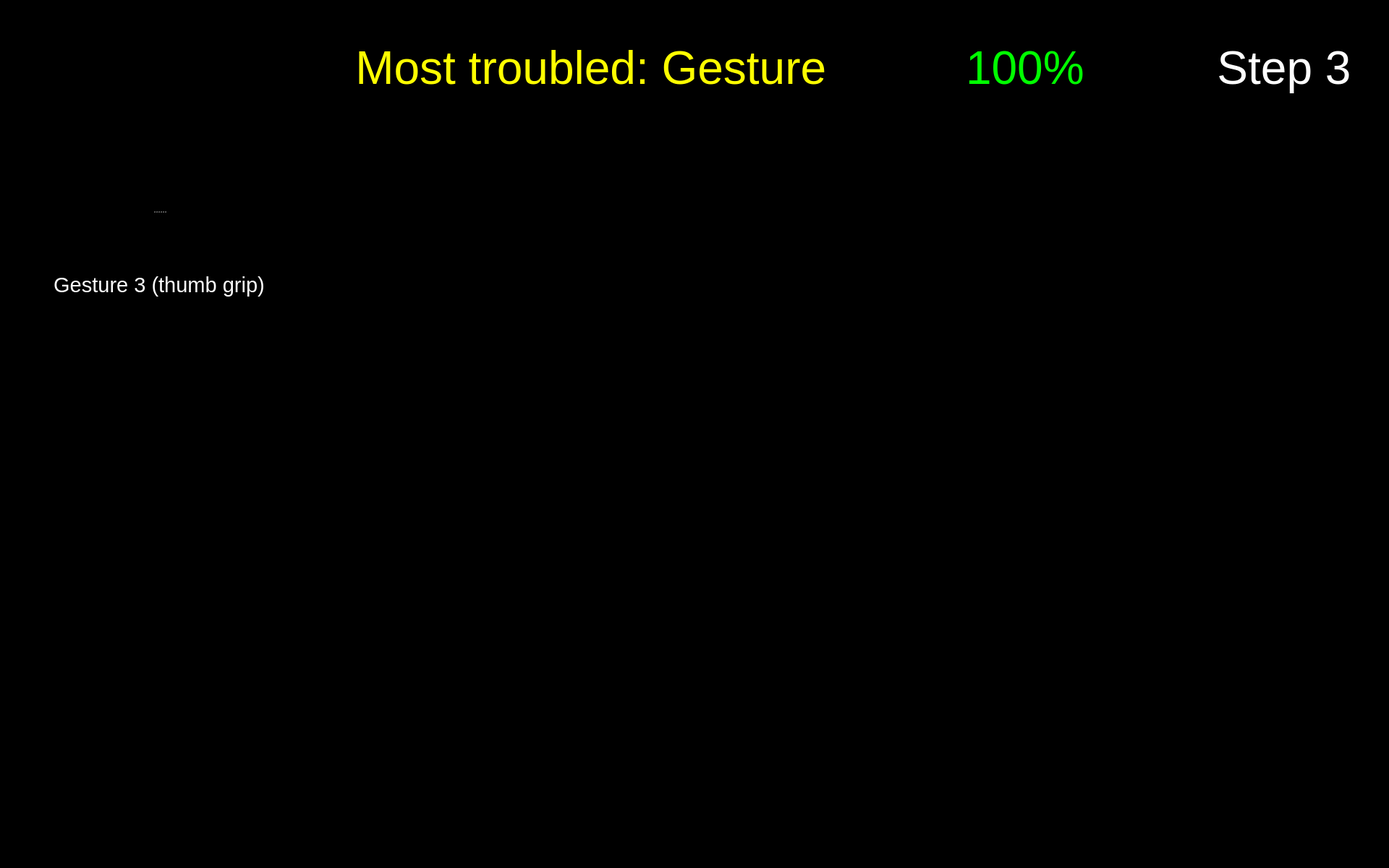
<?xml version="1.0" encoding="UTF-8"?>
<ui version="4.0">
 <class>Form</class>
 <widget class="QWidget" name="Form">
  <property name="geometry">
   <rect>
    <x>0</x>
    <y>0</y>
    <width>1920</width>
    <height>1200</height>
   </rect>
  </property>
  <property name="maximumSize">
   <size>
    <width>1920</width>
    <height>1200</height>
   </size>
  </property>
  <property name="windowTitle">
   <string>Form</string>
  </property>
  <property name="styleSheet">
   <string notr="true">background-color: rgb(0, 0, 0);</string>
  </property>
  <widget class="QPushButton" name="button_nav_left">
   <property name="enabled">
    <bool>true</bool>
   </property>
   <property name="geometry">
    <rect>
     <x>800</x>
     <y>560</y>
     <width>150</width>
     <height>150</height>
    </rect>
   </property>
   <property name="minimumSize">
    <size>
     <width>81</width>
     <height>81</height>
    </size>
   </property>
   <property name="maximumSize">
    <size>
     <width>150</width>
     <height>150</height>
    </size>
   </property>
   <property name="cursor">
    <cursorShape>OpenHandCursor</cursorShape>
   </property>
   <property name="focusPolicy">
    <enum>Qt::WheelFocus</enum>
   </property>
   <property name="contextMenuPolicy">
    <enum>Qt::DefaultContextMenu</enum>
   </property>
   <property name="layoutDirection">
    <enum>Qt::LeftToRight</enum>
   </property>
   <property name="autoFillBackground">
    <bool>false</bool>
   </property>
   <property name="styleSheet">
    <string notr="true"/>
   </property>
   <property name="icon">
    <iconset resource="resources/res.qrc">
     <normaloff>:/buttons/Button Left.svg</normaloff>:/buttons/Button Left.svg</iconset>
   </property>
   <property name="iconSize">
    <size>
     <width>144</width>
     <height>144</height>
    </size>
   </property>
   <property name="autoDefault">
    <bool>false</bool>
   </property>
   <property name="default">
    <bool>false</bool>
   </property>
   <property name="flat">
    <bool>true</bool>
   </property>
  </widget>
  <widget class="QPushButton" name="button_nav_right">
   <property name="enabled">
    <bool>true</bool>
   </property>
   <property name="geometry">
    <rect>
     <x>960</x>
     <y>560</y>
     <width>150</width>
     <height>150</height>
    </rect>
   </property>
   <property name="minimumSize">
    <size>
     <width>81</width>
     <height>81</height>
    </size>
   </property>
   <property name="maximumSize">
    <size>
     <width>150</width>
     <height>150</height>
    </size>
   </property>
   <property name="cursor">
    <cursorShape>OpenHandCursor</cursorShape>
   </property>
   <property name="focusPolicy">
    <enum>Qt::WheelFocus</enum>
   </property>
   <property name="contextMenuPolicy">
    <enum>Qt::DefaultContextMenu</enum>
   </property>
   <property name="layoutDirection">
    <enum>Qt::LeftToRight</enum>
   </property>
   <property name="autoFillBackground">
    <bool>false</bool>
   </property>
   <property name="styleSheet">
    <string notr="true"/>
   </property>
   <property name="icon">
    <iconset resource="resources/res.qrc">
     <normaloff>:/buttons/Button Right.svg</normaloff>:/buttons/Button Right.svg</iconset>
   </property>
   <property name="iconSize">
    <size>
     <width>144</width>
     <height>144</height>
    </size>
   </property>
   <property name="autoDefault">
    <bool>false</bool>
   </property>
   <property name="default">
    <bool>false</bool>
   </property>
   <property name="flat">
    <bool>true</bool>
   </property>
  </widget>
  <widget class="QWidget" name="widget_score" native="true">
   <property name="geometry">
    <rect>
     <x>1180</x>
     <y>20</y>
     <width>450</width>
     <height>150</height>
    </rect>
   </property>
   <widget class="QWidget" name="horizontalLayoutWidget_2">
    <property name="geometry">
     <rect>
      <x>-1</x>
      <y>-1</y>
      <width>451</width>
      <height>152</height>
     </rect>
    </property>
    <layout class="QHBoxLayout" name="horizontalLayout_2">
     <item>
      <widget class="QLabel" name="score_flag">
       <property name="enabled">
        <bool>true</bool>
       </property>
       <property name="sizePolicy">
        <sizepolicy hsizetype="Preferred" vsizetype="Preferred">
         <horstretch>0</horstretch>
         <verstretch>0</verstretch>
        </sizepolicy>
       </property>
       <property name="maximumSize">
        <size>
         <width>150</width>
         <height>150</height>
        </size>
       </property>
       <property name="text">
        <string/>
       </property>
       <property name="pixmap">
        <pixmap resource="resources/res.qrc">:/img/Score Flag.svg</pixmap>
       </property>
      </widget>
     </item>
     <item>
      <widget class="QLabel" name="label_text_score">
       <property name="font">
        <font>
         <pointsize>48</pointsize>
        </font>
       </property>
       <property name="styleSheet">
        <string notr="true">color: rgb(0, 255, 0);</string>
       </property>
       <property name="text">
        <string>&lt;html&gt;&lt;head/&gt;&lt;body&gt;&lt;p&gt;&lt;span style=&quot; color:#00ff00;&quot;&gt;100%&lt;/span&gt;&lt;/p&gt;&lt;/body&gt;&lt;/html&gt;</string>
       </property>
       <property name="alignment">
        <set>Qt::AlignLeading|Qt::AlignLeft|Qt::AlignVCenter</set>
       </property>
       <property name="wordWrap">
        <bool>true</bool>
       </property>
      </widget>
     </item>
    </layout>
   </widget>
  </widget>
  <widget class="QPushButton" name="button_exit">
   <property name="enabled">
    <bool>true</bool>
   </property>
   <property name="geometry">
    <rect>
     <x>1760</x>
     <y>1040</y>
     <width>150</width>
     <height>150</height>
    </rect>
   </property>
   <property name="minimumSize">
    <size>
     <width>81</width>
     <height>81</height>
    </size>
   </property>
   <property name="maximumSize">
    <size>
     <width>150</width>
     <height>150</height>
    </size>
   </property>
   <property name="cursor">
    <cursorShape>OpenHandCursor</cursorShape>
   </property>
   <property name="focusPolicy">
    <enum>Qt::WheelFocus</enum>
   </property>
   <property name="contextMenuPolicy">
    <enum>Qt::DefaultContextMenu</enum>
   </property>
   <property name="icon">
    <iconset resource="resources/res.qrc">
     <normaloff>:/buttons/Button Exit.svg</normaloff>:/buttons/Button Exit.svg</iconset>
   </property>
   <property name="iconSize">
    <size>
     <width>144</width>
     <height>144</height>
    </size>
   </property>
   <property name="autoDefault">
    <bool>false</bool>
   </property>
   <property name="default">
    <bool>false</bool>
   </property>
   <property name="flat">
    <bool>true</bool>
   </property>
  </widget>
  <widget class="QLabel" name="icon_reaction_1">
   <property name="enabled">
    <bool>true</bool>
   </property>
   <property name="geometry">
    <rect>
     <x>1400</x>
     <y>250</y>
     <width>200</width>
     <height>200</height>
    </rect>
   </property>
   <property name="sizePolicy">
    <sizepolicy hsizetype="Preferred" vsizetype="Preferred">
     <horstretch>0</horstretch>
     <verstretch>0</verstretch>
    </sizepolicy>
   </property>
   <property name="maximumSize">
    <size>
     <width>200</width>
     <height>200</height>
    </size>
   </property>
   <property name="text">
    <string/>
   </property>
   <property name="scaledContents">
    <bool>true</bool>
   </property>
  </widget>
  <widget class="QLabel" name="image_step">
   <property name="geometry">
    <rect>
     <x>1650</x>
     <y>170</y>
     <width>250</width>
     <height>250</height>
    </rect>
   </property>
   <property name="font">
    <font>
     <pointsize>48</pointsize>
    </font>
   </property>
   <property name="styleSheet">
    <string notr="true">color: rgb(255, 255, 255);</string>
   </property>
   <property name="text">
    <string/>
   </property>
   <property name="pixmap">
    <pixmap resource="resources/res.qrc">:/detected steps/Detected Step3 Button.png</pixmap>
   </property>
   <property name="alignment">
    <set>Qt::AlignCenter</set>
   </property>
   <property name="wordWrap">
    <bool>true</bool>
   </property>
  </widget>
  <widget class="QLabel" name="icon_expert_1">
   <property name="enabled">
    <bool>true</bool>
   </property>
   <property name="geometry">
    <rect>
     <x>490</x>
     <y>220</y>
     <width>100</width>
     <height>100</height>
    </rect>
   </property>
   <property name="sizePolicy">
    <sizepolicy hsizetype="Preferred" vsizetype="Preferred">
     <horstretch>0</horstretch>
     <verstretch>0</verstretch>
    </sizepolicy>
   </property>
   <property name="maximumSize">
    <size>
     <width>100</width>
     <height>100</height>
    </size>
   </property>
   <property name="text">
    <string/>
   </property>
   <property name="pixmap">
    <pixmap resource="resources/res.qrc">:/img/Icon Expert.png</pixmap>
   </property>
   <property name="scaledContents">
    <bool>true</bool>
   </property>
  </widget>
  <widget class="QLabel" name="label_plot_1">
   <property name="geometry">
    <rect>
     <x>490</x>
     <y>180</y>
     <width>850</width>
     <height>340</height>
    </rect>
   </property>
   <property name="maximumSize">
    <size>
     <width>1200</width>
     <height>480</height>
    </size>
   </property>
   <property name="font">
    <font>
     <pointsize>48</pointsize>
    </font>
   </property>
   <property name="styleSheet">
    <string notr="true">color: rgb(255, 255, 255);</string>
   </property>
   <property name="text">
    <string/>
   </property>
   <property name="scaledContents">
    <bool>true</bool>
   </property>
  </widget>
  <widget class="QLabel" name="icon_newbie_1">
   <property name="enabled">
    <bool>true</bool>
   </property>
   <property name="geometry">
    <rect>
     <x>490</x>
     <y>380</y>
     <width>100</width>
     <height>100</height>
    </rect>
   </property>
   <property name="sizePolicy">
    <sizepolicy hsizetype="Preferred" vsizetype="Preferred">
     <horstretch>0</horstretch>
     <verstretch>0</verstretch>
    </sizepolicy>
   </property>
   <property name="maximumSize">
    <size>
     <width>100</width>
     <height>100</height>
    </size>
   </property>
   <property name="text">
    <string/>
   </property>
   <property name="pixmap">
    <pixmap resource="resources/res.qrc">:/img/Icon User.png</pixmap>
   </property>
   <property name="scaledContents">
    <bool>true</bool>
   </property>
  </widget>
  <widget class="QLabel" name="label_trouble">
   <property name="geometry">
    <rect>
     <x>260</x>
     <y>20</y>
     <width>900</width>
     <height>150</height>
    </rect>
   </property>
   <property name="font">
    <font>
     <family>Arial</family>
     <pointsize>48</pointsize>
     <weight>9</weight>
     <italic>false</italic>
     <bold>false</bold>
    </font>
   </property>
   <property name="styleSheet">
    <string notr="true">font: 75 48pt &quot;Arial&quot;;
color: rgb(255, 255, 0);</string>
   </property>
   <property name="text">
    <string>Most troubled: Gesture </string>
   </property>
   <property name="textFormat">
    <enum>Qt::RichText</enum>
   </property>
   <property name="alignment">
    <set>Qt::AlignRight|Qt::AlignTrailing|Qt::AlignVCenter</set>
   </property>
   <property name="wordWrap">
    <bool>true</bool>
   </property>
  </widget>
  <widget class="QLabel" name="label_text_step">
   <property name="geometry">
    <rect>
     <x>1650</x>
     <y>20</y>
     <width>250</width>
     <height>150</height>
    </rect>
   </property>
   <property name="font">
    <font>
     <family>Arial</family>
     <pointsize>48</pointsize>
     <weight>9</weight>
     <italic>false</italic>
     <bold>false</bold>
    </font>
   </property>
   <property name="styleSheet">
    <string notr="true">font: 75 48pt &quot;Arial&quot;;
color: rgb(255, 255, 255);</string>
   </property>
   <property name="text">
    <string>Step 3</string>
   </property>
   <property name="textFormat">
    <enum>Qt::RichText</enum>
   </property>
   <property name="alignment">
    <set>Qt::AlignCenter</set>
   </property>
   <property name="wordWrap">
    <bool>true</bool>
   </property>
  </widget>
  <widget class="QSplitter" name="splitter_5">
   <property name="geometry">
    <rect>
     <x>60</x>
     <y>210</y>
     <width>320</width>
     <height>282</height>
    </rect>
   </property>
   <property name="orientation">
    <enum>Qt::Vertical</enum>
   </property>
   <widget class="QLabel" name="image_required_4">
    <property name="maximumSize">
     <size>
      <width>320</width>
      <height>240</height>
     </size>
    </property>
    <property name="text">
     <string/>
    </property>
    <property name="pixmap">
     <pixmap resource="resources/res.qrc">:/img/right_step3_gesture3.png</pixmap>
    </property>
    <property name="scaledContents">
     <bool>true</bool>
    </property>
   </widget>
   <widget class="QLabel" name="text_required_4">
    <property name="font">
     <font>
      <family>Arial</family>
      <pointsize>22</pointsize>
      <weight>9</weight>
      <italic>false</italic>
      <bold>false</bold>
     </font>
    </property>
    <property name="styleSheet">
     <string notr="true">font: 75 22pt &quot;Arial&quot;;
color: rgb(255, 255, 255);</string>
    </property>
    <property name="text">
     <string>Gesture 3 (thumb grip)</string>
    </property>
    <property name="textFormat">
     <enum>Qt::PlainText</enum>
    </property>
    <property name="alignment">
     <set>Qt::AlignCenter</set>
    </property>
    <property name="wordWrap">
     <bool>true</bool>
    </property>
   </widget>
  </widget>
  <zorder>label_plot_1</zorder>
  <zorder>button_nav_left</zorder>
  <zorder>button_nav_right</zorder>
  <zorder>widget_score</zorder>
  <zorder>button_exit</zorder>
  <zorder>icon_reaction_1</zorder>
  <zorder>image_step</zorder>
  <zorder>icon_expert_1</zorder>
  <zorder>icon_newbie_1</zorder>
  <zorder>label_trouble</zorder>
  <zorder>label_text_step</zorder>
  <zorder>splitter_5</zorder>
 </widget>
 <resources>
  <include location="resources/res.qrc"/>
 </resources>
 <connections/>
</ui>
